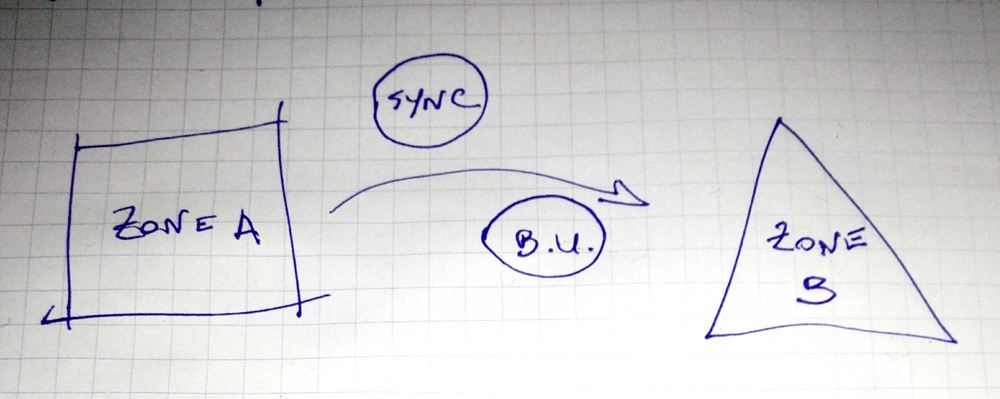
#> input picture carréRondTriangle.jpg, 1000 x 399 px, shrunk from 3116 x 1243 before the run
$ python testOpenCV_2.py   (Python 2 division)
#> lines starting #> are read from the running program, lines starting #| are printed output that depends on the picture
# -*- coding: utf-8 -*-
"""
premier essai reconnaissance de formes simples avec OpenCV - 10.10.2015
C. Mougin
"""

import cv2
import cv2.cv as cv
import numpy as np

print u"Début"
img = cv2.imread(u'carréRondTriangle.jpg',1)
#> img is the input picture: shape (399, 1000, 3); mean B, G, R 206.3, 205.4, 206.2
img2 = cv2.cvtColor(img, cv.CV_BGR2GRAY)
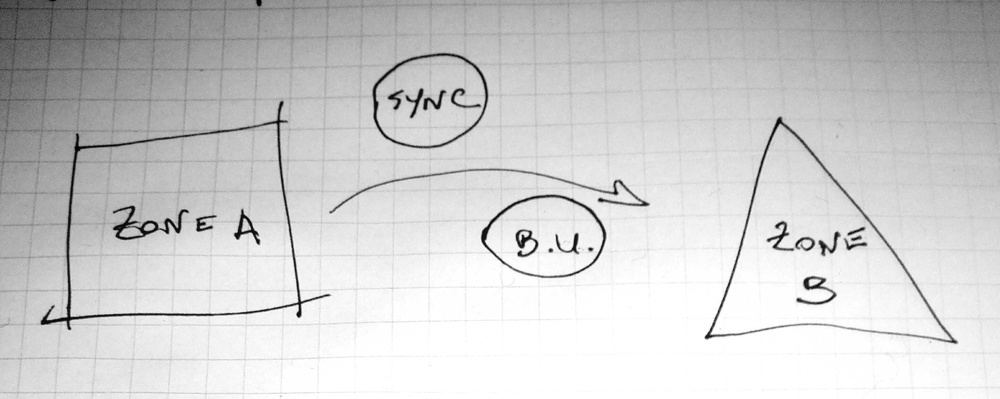
#> img2: shape (399, 1000); min 2, max 255, mean 205.7
img2 = cv2.GaussianBlur(img2,(9,9),2,2)
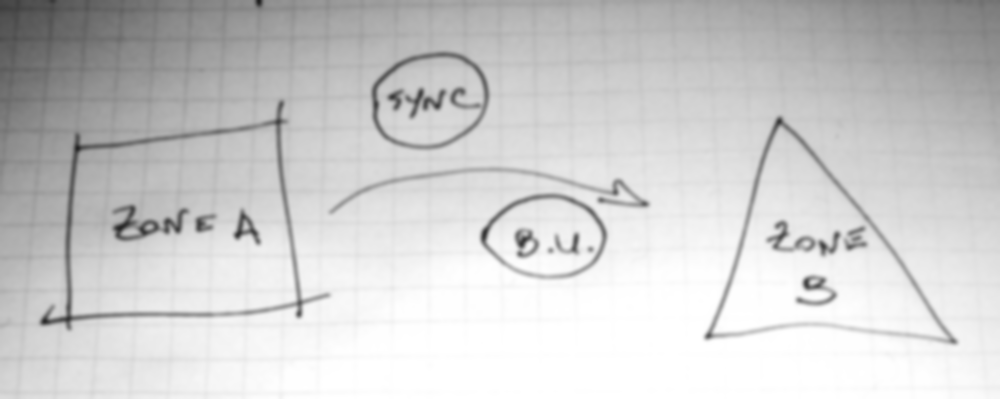
#> img2: shape (399, 1000); min 32, max 255, mean 205.8

#> (the run stopped early here; a loop or call above may not have finished)
